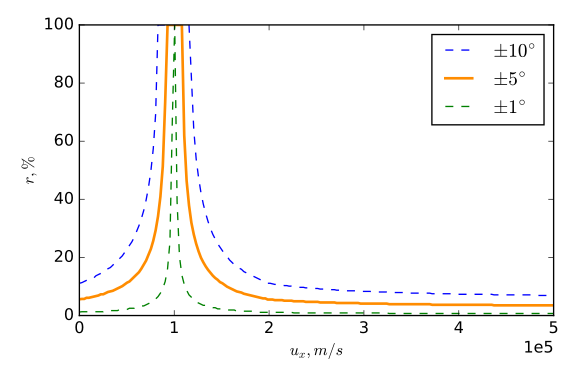

Recreate this plot in Python.
import numpy as np
import matplotlib.pyplot as plt

import trajectory

def main():
    tr = trajectory.trajectory()
    fig, (ax) = plt.subplots(1, 1, figsize=(6,4))

    ux = np.linspace(0, 5*tr.v, 200)

    def get_r(**kwargs):
        list_r = []
        for uxx in list(ux):
            tr.ux = uxx
            list_r.append(tr.get_ratio_r(**kwargs))
        return np.array(list_r)

    ax.plot(ux, get_r(alpha_deg=10, precision=1), '--', linewidth=1, label="$\\pm 10^{\circ}$")
    ax.plot(ux, get_r(alpha_deg=5, precision=1), linewidth=2, color=(1,140/255,0), label="$\\pm 5^{\circ}$")
    ax.plot(ux, get_r(alpha_deg=1, precision=1), '--', linewidth=1, label="$\\pm 1^{\circ}$")

    ax.ticklabel_format(style='sci', axis='x', scilimits=(-3,3), useMathText=True)
    ax.set_xlabel("$u_x, m/s$")
    ax.set_ylabel("$r, \\%%$")

    plt.legend()

    plt.tight_layout()
    plt.show()

if __name__ == "__main__":
    main()
